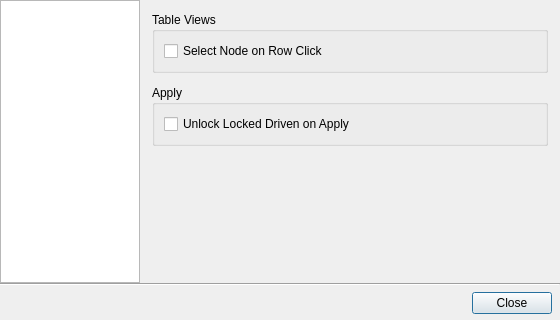
<?xml version="1.0" encoding="UTF-8"?>
<ui version="4.0">
 <class>PreferencesDialog</class>
 <widget class="QDialog" name="PreferencesDialog">
  <property name="geometry">
   <rect>
    <x>0</x>
    <y>0</y>
    <width>560</width>
    <height>320</height>
   </rect>
  </property>
  <property name="windowTitle">
   <string>Preferences</string>
  </property>
  <layout class="QVBoxLayout" name="verticalLayout_dialog">
   <property name="spacing">
    <number>0</number>
   </property>
   <property name="leftMargin">
    <number>0</number>
   </property>
   <property name="topMargin">
    <number>0</number>
   </property>
   <property name="rightMargin">
    <number>0</number>
   </property>
   <property name="bottomMargin">
    <number>0</number>
   </property>
   <item>
    <layout class="QHBoxLayout" name="horizontalLayout_content" stretch="0,1">
     <property name="spacing">
      <number>0</number>
     </property>
     <item>
      <widget class="QListWidget" name="list_category">
       <property name="minimumSize">
        <size>
         <width>140</width>
         <height>0</height>
        </size>
       </property>
       <property name="maximumSize">
        <size>
         <width>140</width>
         <height>16777215</height>
        </size>
       </property>
       <property name="focusPolicy">
        <enum>Qt::NoFocus</enum>
       </property>
      </widget>
     </item>
     <item>
      <widget class="QStackedWidget" name="stack_pages">
       <widget class="QWidget" name="page_general">
        <layout class="QVBoxLayout" name="verticalLayout_general">
         <property name="spacing">
          <number>12</number>
         </property>
         <property name="leftMargin">
          <number>12</number>
         </property>
         <property name="topMargin">
          <number>12</number>
         </property>
         <property name="rightMargin">
          <number>12</number>
         </property>
         <property name="bottomMargin">
          <number>12</number>
         </property>
         <item>
          <widget class="QGroupBox" name="group_table_views">
           <property name="title">
            <string>Table Views</string>
           </property>
           <layout class="QVBoxLayout" name="verticalLayout_table_views">
            <item>
             <widget class="QCheckBox" name="check_select_on_click">
              <property name="text">
               <string>Select Node on Row Click</string>
              </property>
             </widget>
            </item>
           </layout>
          </widget>
         </item>
         <item>
          <widget class="QGroupBox" name="group_apply">
           <property name="title">
            <string>Apply</string>
           </property>
           <layout class="QVBoxLayout" name="verticalLayout_apply">
            <item>
             <widget class="QCheckBox" name="check_unlock_locked">
              <property name="text">
               <string>Unlock Locked Driven on Apply</string>
              </property>
              <property name="toolTip">
               <string>Unlock the locked driven attributes while applying, and lock them again afterwards</string>
              </property>
             </widget>
            </item>
           </layout>
          </widget>
         </item>
         <item>
          <spacer name="spacer_general">
           <property name="orientation">
            <enum>Qt::Vertical</enum>
           </property>
           <property name="sizeHint" stdset="0">
            <size>
             <width>20</width>
             <height>0</height>
            </size>
           </property>
          </spacer>
         </item>
        </layout>
       </widget>
       <widget class="QWidget" name="page_slider">
        <layout class="QVBoxLayout" name="verticalLayout_slider">
         <property name="spacing">
          <number>12</number>
         </property>
         <property name="leftMargin">
          <number>12</number>
         </property>
         <property name="topMargin">
          <number>12</number>
         </property>
         <property name="rightMargin">
          <number>12</number>
         </property>
         <property name="bottomMargin">
          <number>12</number>
         </property>
         <item>
          <widget class="QGroupBox" name="group_key_slider">
           <property name="title">
            <string>Key Slider</string>
           </property>
           <layout class="QVBoxLayout" name="verticalLayout_key_slider">
            <item>
             <widget class="QCheckBox" name="check_snap_to_keys">
              <property name="text">
               <string>Snap Slider to Keys</string>
              </property>
              <property name="toolTip">
               <string>Snap the key slider to a key near the mouse while dragging</string>
              </property>
             </widget>
            </item>
           </layout>
          </widget>
         </item>
         <item>
          <spacer name="spacer_slider">
           <property name="orientation">
            <enum>Qt::Vertical</enum>
           </property>
           <property name="sizeHint" stdset="0">
            <size>
             <width>20</width>
             <height>0</height>
            </size>
           </property>
          </spacer>
         </item>
        </layout>
       </widget>
       <widget class="QWidget" name="page_history">
        <layout class="QVBoxLayout" name="verticalLayout_history">
         <property name="spacing">
          <number>12</number>
         </property>
         <property name="leftMargin">
          <number>12</number>
         </property>
         <property name="topMargin">
          <number>12</number>
         </property>
         <property name="rightMargin">
          <number>12</number>
         </property>
         <property name="bottomMargin">
          <number>12</number>
         </property>
         <item>
          <widget class="QGroupBox" name="group_history">
           <property name="title">
            <string>Driver and Driven History</string>
           </property>
           <layout class="QHBoxLayout" name="horizontalLayout_history_limit">
            <item>
             <widget class="QLabel" name="label_history_limit">
              <property name="text">
               <string>Maximum Entries :</string>
              </property>
             </widget>
            </item>
            <item>
             <widget class="QSpinBox" name="spin_history_limit">
              <property name="toolTip">
               <string>The number of sets kept in the history. Lowering it hides the older sets, which are dropped the next time a set is added</string>
              </property>
              <property name="minimum">
               <number>1</number>
              </property>
              <property name="maximum">
               <number>100</number>
              </property>
             </widget>
            </item>
            <item>
             <spacer name="spacer_history_limit">
              <property name="orientation">
               <enum>Qt::Horizontal</enum>
              </property>
              <property name="sizeHint" stdset="0">
               <size>
                <width>40</width>
                <height>20</height>
               </size>
              </property>
             </spacer>
            </item>
           </layout>
          </widget>
         </item>
         <item>
          <spacer name="spacer_history">
           <property name="orientation">
            <enum>Qt::Vertical</enum>
           </property>
           <property name="sizeHint" stdset="0">
            <size>
             <width>20</width>
             <height>0</height>
            </size>
           </property>
          </spacer>
         </item>
        </layout>
       </widget>
       <widget class="QWidget" name="page_language">
        <layout class="QVBoxLayout" name="verticalLayout_language">
         <property name="spacing">
          <number>12</number>
         </property>
         <property name="leftMargin">
          <number>12</number>
         </property>
         <property name="topMargin">
          <number>12</number>
         </property>
         <property name="rightMargin">
          <number>12</number>
         </property>
         <property name="bottomMargin">
          <number>12</number>
         </property>
         <item>
          <widget class="QGroupBox" name="group_language">
           <property name="title">
            <string>Display Language</string>
           </property>
           <layout class="QVBoxLayout" name="verticalLayout_language_radios"/>
          </widget>
         </item>
         <item>
          <spacer name="spacer_language">
           <property name="orientation">
            <enum>Qt::Vertical</enum>
           </property>
           <property name="sizeHint" stdset="0">
            <size>
             <width>20</width>
             <height>0</height>
            </size>
           </property>
          </spacer>
         </item>
        </layout>
       </widget>
      </widget>
     </item>
    </layout>
   </item>
   <item>
    <widget class="Line" name="line_buttons">
     <property name="orientation">
      <enum>Qt::Horizontal</enum>
     </property>
    </widget>
   </item>
   <item>
    <layout class="QHBoxLayout" name="horizontalLayout_buttons">
     <property name="leftMargin">
      <number>8</number>
     </property>
     <property name="topMargin">
      <number>6</number>
     </property>
     <property name="rightMargin">
      <number>8</number>
     </property>
     <property name="bottomMargin">
      <number>6</number>
     </property>
     <item>
      <spacer name="spacer_buttons">
       <property name="orientation">
        <enum>Qt::Horizontal</enum>
       </property>
       <property name="sizeHint" stdset="0">
        <size>
         <width>40</width>
         <height>20</height>
        </size>
       </property>
      </spacer>
     </item>
     <item>
      <widget class="QPushButton" name="btn_close">
       <property name="minimumSize">
        <size>
         <width>80</width>
         <height>0</height>
        </size>
       </property>
       <property name="text">
        <string>Close</string>
       </property>
      </widget>
     </item>
    </layout>
   </item>
  </layout>
 </widget>
 <resources/>
 <connections/>
</ui>
